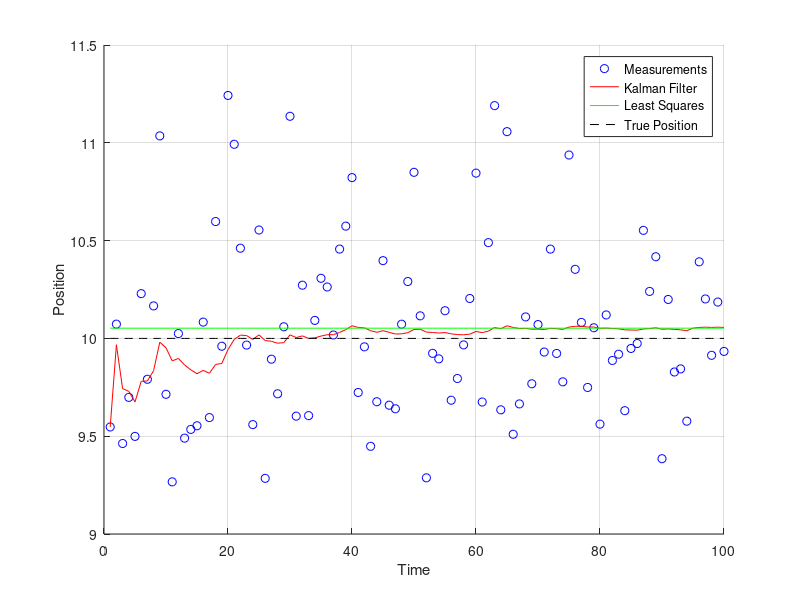

Write the MATLAB code that produced this figure.

%% Kalman Filter vs Zero-degree Least Squares 

%% Generate noisy measurements
numMeasurements = 100;
truePosition = 10;
measurementNoiseStd = 0.5;
measurements = truePosition + measurementNoiseStd * randn(numMeasurements, 1);

%% Kalman filter with zero degree
initialPositionEstimate = measurements(1);
initialEstimationErrorCovariance = 1;
positionEstimatesKF = zeros(numMeasurements, 1);
positionEstimatesKF(1) = initialPositionEstimate;
estimationErrorCovariance = initialEstimationErrorCovariance;

for i = 2:numMeasurements
    % Prediction step
    predictedPositionEstimate = positionEstimatesKF(i-1);
    predictedEstimationErrorCovariance = estimationErrorCovariance;
    
    % Update step
    measurementResidual = measurements(i) - predictedPositionEstimate;
    measurementNoise = measurementNoiseStd^2;
    kalmanGain = predictedEstimationErrorCovariance / (predictedEstimationErrorCovariance + measurementNoise);
    positionEstimatesKF(i) = predictedPositionEstimate + kalmanGain * measurementResidual;
    estimationErrorCovariance = (1 - kalmanGain) * predictedEstimationErrorCovariance;
end

%% Least squares with zero degree
positionEstimateLS = mean(measurements);

%% Plot results
time = 1:numMeasurements;
figure;
hold on;
plot(time, measurements, 'bo', 'DisplayName', 'Measurements');
plot(time, positionEstimatesKF, 'r-', 'DisplayName', 'Kalman Filter');
plot(time, positionEstimateLS * ones(numMeasurements, 1), 'g-', 'DisplayName', 'Least Squares');
plot(time, truePosition * ones(numMeasurements, 1), 'k--', 'DisplayName', 'True Position');
xlabel('Time');
ylabel('Position');
legend('Location', 'best');
grid on;
hold off;


% Least squares with regression and interest rate
estimatedPositionLS = mean(measurements);
estimatedRegressionCoeffLS = sum((measurements - truePosition) ./ (1:numMeasurements)') / numMeasurements;
estimatedInterestRateLS = sum((measurements - truePosition) ./ (1:numMeasurements)') / numMeasurements;

% Error variances for Kalman filter
positionErrorVarianceKF = estimationErrorCovariance;

% MSE for least squares
positionMSELS = mean((truePosition - estimatedPositionLS).^2);
interestRateMSELS = mean((measurements - estimatedInterestRateLS).^2);

disp("Kalman Filter Error Variance:");
disp("Position: " + positionErrorVarianceKF);

disp("Least Squares MSE:");
disp("Position: " + positionMSELS);
disp("Interest Rate: " + interestRateMSELS);





